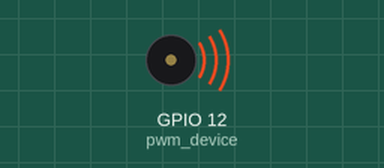
This program was run on a simulated Raspberry Pi (BCM pin numbers). On the bench: buzzer (waves = sounding). At 7.0 s the program stops and its outputs stay as they are.

Above: at 0.1 s.
At 7.1 s:
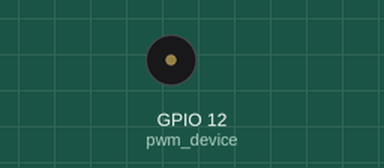
Timing chart, 0 to 8.5 s (numbered marks = the images above):
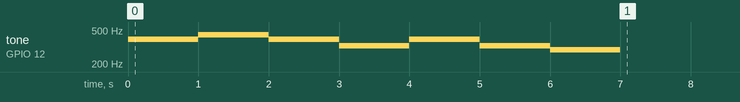

Measured:
- by itself, tone on GPIO 12 (pwm_device): plays 392 Hz for 1.0 s, 440 Hz for 1.0 s, 392 Hz for 1.0 s, 329 Hz for 1.0 s, 392 Hz for 1.0 s, 329 Hz for 1.0 s … (7 notes in this stretch)

The program:

buzzer.py
```python
from gpiozero import PWMOutputDevice
from time import sleep

pwm_device = PWMOutputDevice(pin=12, frequency=100, initial_value=0.5)
tones = [261, 294, 329, 349, 392, 440, 493, 523]
music = [4, 4, 5, 5, 4, 4, 2, 4, 4, 2, 2, 1]
term = [0.5, 0.5, 0.5, 0.5, 0.5, 0.5, 1, 0.5, 0.5, 0.5, 0.5, 1]

try:
    for i in range(len(music)):
        pwm_device.frequency = tones[music[i]]
        pwm_device.value = 0.5 # 50% duty cycle
        sleep(term[i])
        pwm_device.value = 0

finally:
    pwm_device.close()
```
